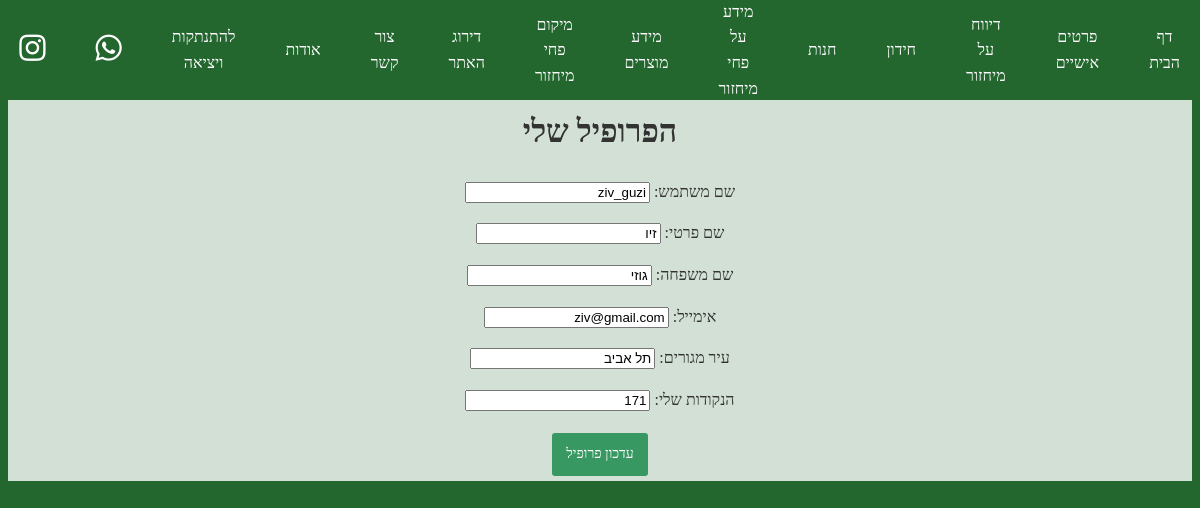
Page /website/userform/ (signed in) on the committed database.
### website/models.py (models this page shows)
class User(AbstractUser):
	first_name = models.CharField(max_length=50)
	last_name = models.CharField(max_length=50)
	email = models.EmailField(max_length=100, unique=True)
	USER_TYPE_CHOICES = (
		(0, 'Private'),
		(1, 'Corporation')
	)
	user_type = models.SmallIntegerField(default=0, choices=USER_TYPE_CHOICES)
	location = models.CharField(max_length=50)
	comp_num = models.PositiveIntegerField(blank=True, null=True)
	points = models.PositiveIntegerField(default=0)
	class Meta:
		app_label = 'website'
		verbose_name = 'User'
		verbose_name_plural = 'Users'

### website/views.py (the view)
# urls.py: path('userform/', views.userform, name='userform'),
@login_required
def userform(request):
    loginuser = request.user
    checkadmin = loginuser.is_superuser
    usertype = loginuser.user_type
    userID = loginuser.id
    if checkadmin:
        usertype = "a"
    userObj = User.objects.get(id=userID)
    form = UserDetailsForm(instance=userObj) # prepopulate the form with an existing band
    if usertype == False:
        form.fields['comp_num'].widget = forms.HiddenInput()
    return render(request, 'user_form.html', {'form': form, 'userType': usertype, 'checkAdmin': checkadmin})

### website/forms.py
class UserDetailsForm(forms.ModelForm):
    class Meta:
        model = User
        fields = ["id", "username", "first_name", "last_name", "email", "location", "comp_num", "points"]
        labels = {
            "id": _("מזהה"),
            "username": _("שם משתמש"),
            "first_name": _("שם פרטי"),
            "last_name": _("שם משפחה"),
            "email": _("אימייל"),
            "location": _("עיר מגורים"),
            "comp_num": _("ח.פ"),
            "points": _("הנקודות שלי"),
        }
        help_texts = {
            'username': '',
        }
    def __init__(self, *args, **kwargs):
        super(UserDetailsForm, self).__init__(*args, **kwargs)
        for field_name in self.fields:
            self.fields[field_name].widget.attrs['readonly'] = True

### website/templates/user_form.html (shortened to what this page needs)
{% extends "master.html" %}
{% block content %}
<div style="direction: rtl; text-align: center; background-color: rgba(255, 255, 255, 0.8);">
    <br>
    <br>
    <br>
    <h1>הפרופיל שלי</h1>
        <form id="userDetails" method="">
            {{ form.as_p }}
        </form>
        <a href="{% url 'userEditform' %}" style="display: inline-block; padding: 8px 12px; margin: 5px; font-size: 14px; text-decoration: none; color: #fff; background-color: #389862; border: 2px solid transparent; border-radius: 3px; cursor: pointer; transition: background-color 0.3s ease, border-color 0.3s ease, color 0.3s ease;">עדכון פרופיל</a>
    </div>
{% endblock %}

### website/static/css/styles.css (style rules this page uses)
body { font-size: 16px; line-height: 1.6; color: #333; background-image: url('https://images.immediate.co.uk/production/volatile/sites/10/2023/06/2048x1365-Oak-trees-SEO-GettyImages-90590330-b6bfe8b.jpg?quality=90&webp=true&resize=1200,800'); background-size: cover; background-repeat: no-repeat; background-attachment: fixed; background-position: center calc(15% - 50px); direction: rtl; margin: 100; padding: 100; background-color: #23672f; }

### rows in the picture
User: username "ziv_guzi", first_name "זיו", last_name "גוזי", email "ziv@gmail.com", location "תל אביב", points "171"
